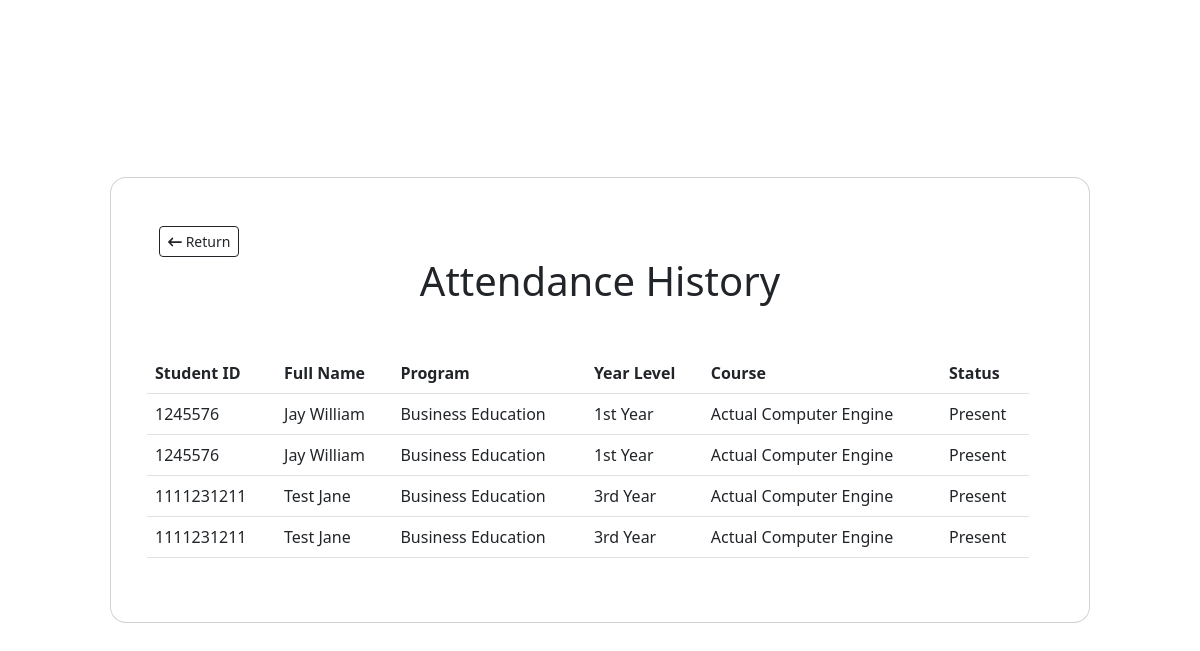
The app's page /history (signed in) with its own data.
### app.py (models this page shows, shortened)
class History(db.Model, UserMixin):
    __tablename__ = 'history'
    id = db.Column(db.Integer, primary_key=True)
    studentid = db.Column(db.String(255), nullable=False)
    student_name = db.Column(db.String(1000), nullable=False)
    program = db.Column(db.String(255), nullable=False)
    year = db.Column(db.String(255), nullable=False)
    course = db.Column(db.String(255), nullable=False)
    status = db.Column(db.String(255), default='Absent')
    date_timein = db.Column(db.DateTime, default=datetime.now)

### app.py (the view)
@app.route('/history')
@login_required
def history():
    if current_user.username == 'admin':
            return redirect(url_for('admin'))
    else:
        histories = History.query.all()
        return render_template("history.html", histories=histories)

### app.py (called while the page is built)
@login_manager.user_loader
def load_user(user_id):
    return User.query.get(int(user_id))

### templates/history.html (shortened to what this page needs)
{% extends 'base.html' %}
{% block content %}
    <body>
        <section class="sign-in">
            <div class="container-fluid d-flex justify-content-center align-items-center vh-100">
                <div class="col-xl-10">
                    <div class="card" style="border-radius: 1rem;">
                        <div class="card-body p-5">
                                <div class="d-grid d-md-flex justify-content-md-start">
                                    <a href="{{ url_for('dashboard') }}">
                                        <button type="button" class="btn btn-outline-dark btn-sm"><i class="fa-solid fa-arrow-left-long"></i> Return</button>
                                    </a>
                                </div>
                            <h1 class="card-title mb-5 text-center">Attendance History</h1>
                            <div class="row">
                                <div class="row">
                                    <table class="table" id="dataTable">
                                        <thead>
                                            <tr>
                                                <th scope="col">
                                                    Student ID
                                                </th>
                                                <th scope="col">
                                                    Full Name
                                                </th>
                                                <th scope="col">
                                                    Program
                                                </th>
                                                <th scope="col">
                                                    Year Level
                                                </th>
                                                <th scope="col">
                                                    Course
                                                </th>
                                                <th scope="col">
                                                    Status
                                                </th>
                                            </tr>
                                        </thead>
                                        <tbody>
                                            {% for history in histories %}
                                            <tr>
                                                <td scope="row">
                                                    {{ history.studentid }}
                                                </td>
                                                <td>
                                                    {{ history.student_name }}
                                                </td>
                                                <td>
                                                    {{ history.program }}
                                                </td>
                                                <td>
                                                    {{ history.year }}
                                                </td>
                                                <td>
                                                    {{ history.course }}
                                                </td>
                                                <td>
                                                    {{ history.status }}
                                                </td>
                                            </tr>
                                            {% endfor %}
                                        </tbody>
                                    </table>
                                </div>
                            </div>
                        </div>
                    </div>
                </div>
            </div>
        </section>
    </body>
{% endblock %}

### static/css/custom.css (style rules this page uses)
body { background: url('/Load Testing/assets/img/bg.jpg') no-repeat center center fixed; background-size: cover; }

### records on screen
History: studentid "1245576", student_name "Jay William", program "Business Education", year "1st Year", course "Actual Computer Engine", status "Present"
History: studentid "1245576", student_name "Jay William", program "Business Education", year "1st Year", course "Actual Computer Engine", status "Present"
History: studentid "1111231211", student_name "Test Jane", program "Business Education", year "3rd Year", course "Actual Computer Engine", status "Present"
History: studentid "1111231211", student_name "Test Jane", program "Business Education", year "3rd Year", course "Actual Computer Engine", status "Present"
